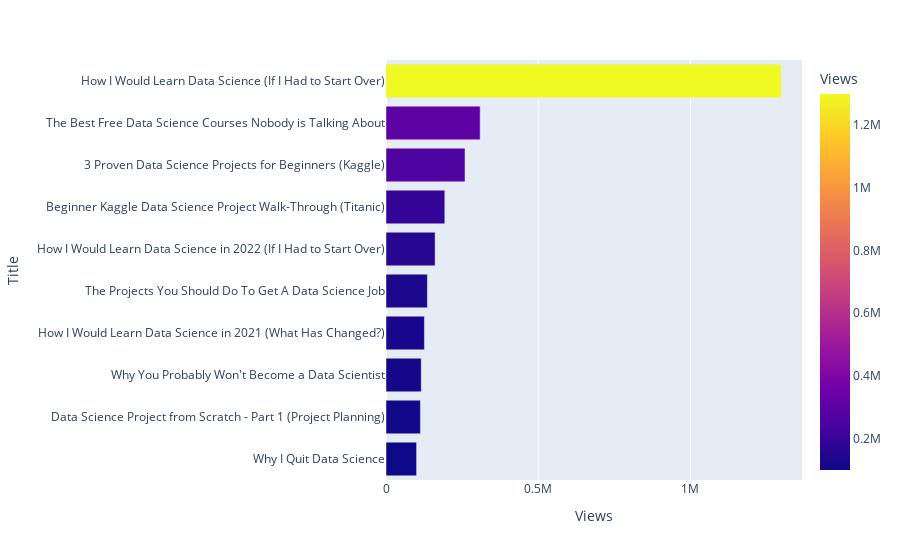

Notebook source saved alongside this figure:
### Code cell
px.bar(top10_videos,x="Views",y="Title",color="Views").update_yaxes(categoryorder="total ascending") #Plotly Visualisation

### Figure 1 — Plotly figure (JSON) as saved in the notebook; plotly's stock layout.template omitted (floating-point values rounded to 4 significant figures)
{"data": [{"alignmentgroup": "True", "hovertemplate": "Views=%{marker.color}<br>Title=%{y}<extra></extra>", "legendgroup": "", "marker": {"color": [1298203, 309343, 259580, 193219, 161261, 135938, 126223, 115762, 113024, 100448], "coloraxis": "coloraxis", "pattern": {"shape": ""}}, "name": "", "offsetgroup": "", "orientation": "h", "showlegend": false, "textposition": "auto", "type": "bar", "x": [1298203, 309343, 259580, 193219, 161261, 135938, 126223, 115762, 113024, 100448], "xaxis": "x", "y": ["How I Would Learn Data Science (If I Had to Start Over)", "The Best Free Data Science Courses Nobody is Talking About", "3 Proven Data Science Projects for Beginners (Kaggle)", "Beginner Kaggle Data Science Project Walk-Through (Titanic)", "How I Would Learn Data Science in 2022 (If I Had to Start Over)", "The Projects You Should Do To Get A Data Science Job", "How I Would Learn Data Science in 2021 (What Has Changed?)", "Why You Probably Won't Become a Data Scientist", "Data Science Project from Scratch - Part 1 (Project Planning)", "Why I Quit Data Science"], "yaxis": "y"}], "layout": {"barmode": "relative", "coloraxis": {"colorbar": {"title": {"text": "Views"}}, "colorscale": [[0, "#0d0887"], [0.1111, "#46039f"], [0.2222, "#7201a8"], [0.3333, "#9c179e"], [0.4444, "#bd3786"], [0.5556, "#d8576b"], [0.6667, "#ed7953"], [0.7778, "#fb9f3a"], [0.8889, "#fdca26"], [1, "#f0f921"]]}, "legend": {"tracegroupgap": 0}, "margin": {"t": 60}, "xaxis": {"anchor": "y", "domain": [0, 1], "title": {"text": "Views"}}, "yaxis": {"anchor": "x", "categoryorder": "total ascending", "domain": [0, 1], "title": {"text": "Title"}}}}
